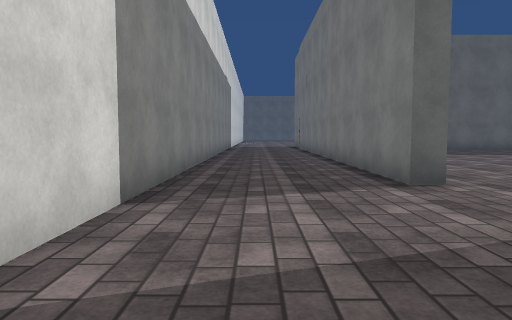
view 1 (above)

24 first-person views from a walk through a Unity game level. The camera is 1.3 m above the floor, tilts 4° down and sees 70° across. The floor is counted in squares, 2 m on a side. Each view is taken from the middle of a square. On the plan, view 1 faces up. The plan holds only what a view shows up to about 11 squares ahead; the rest is blank. The place goes on beyond the plan. The player character is not drawn. Door leaves are left out, so doorways stand open. Surface patterns are stand-ins for the level's own textures.

view 2
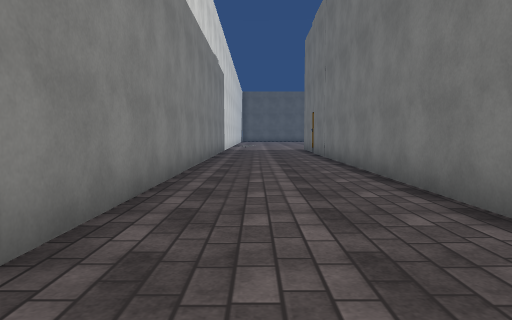

view 3
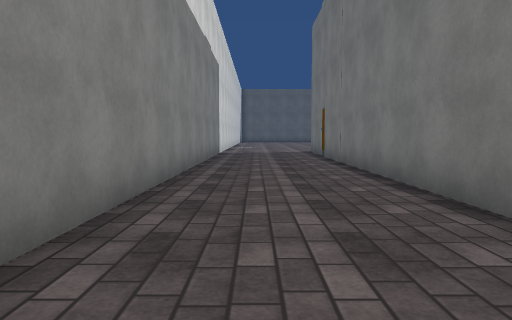

view 4
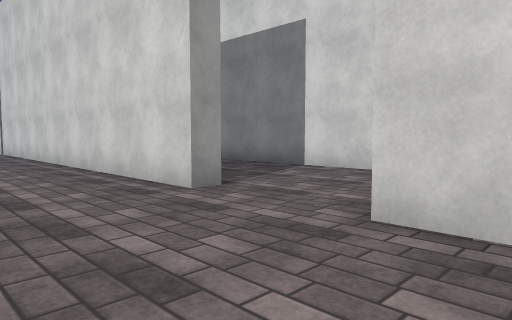

view 5
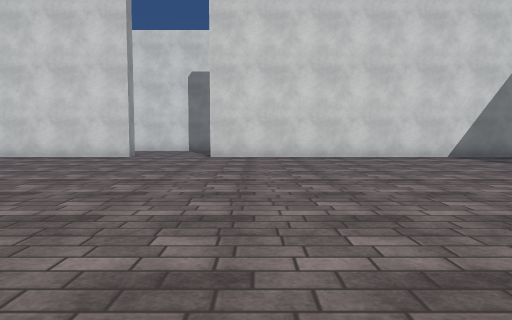

view 6
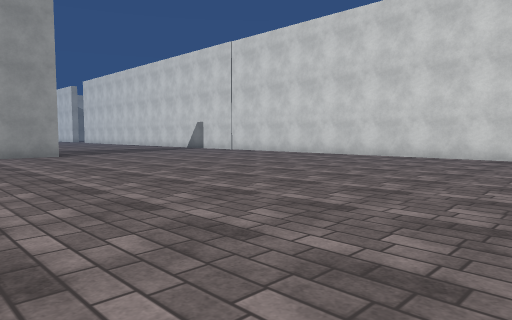

view 7
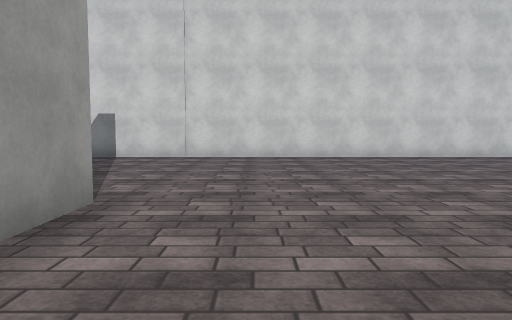

view 8
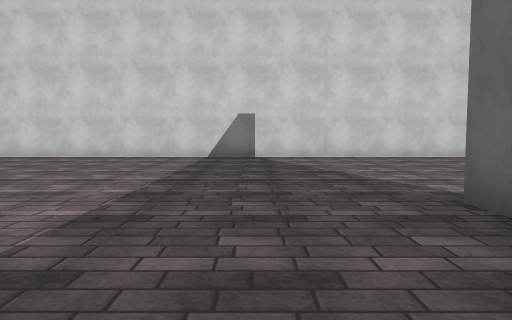

view 9
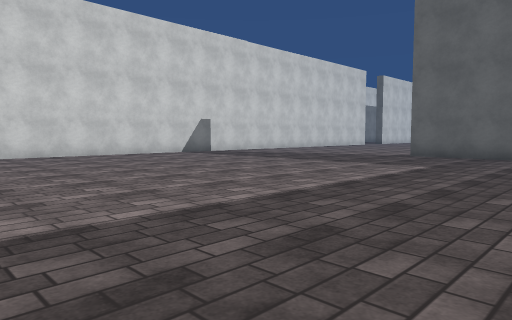

view 10
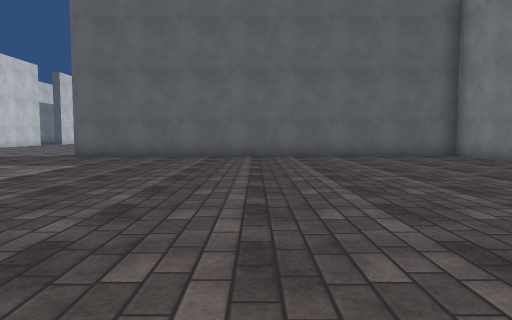

view 11
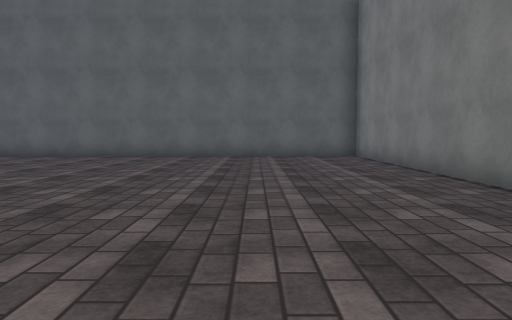

view 12
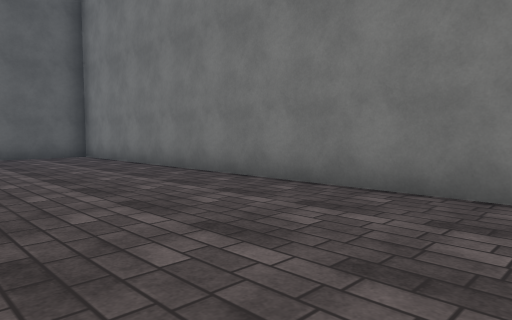

view 13
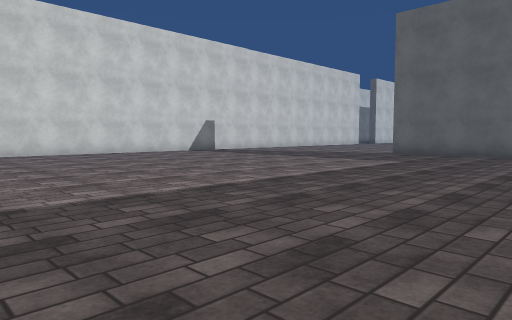

view 14
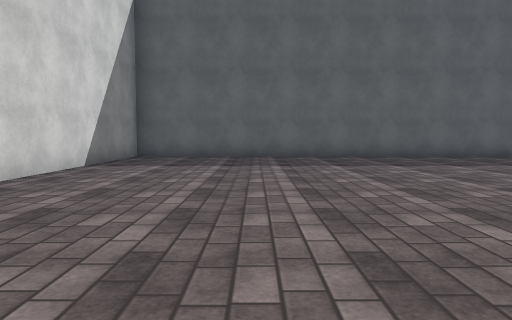

view 15
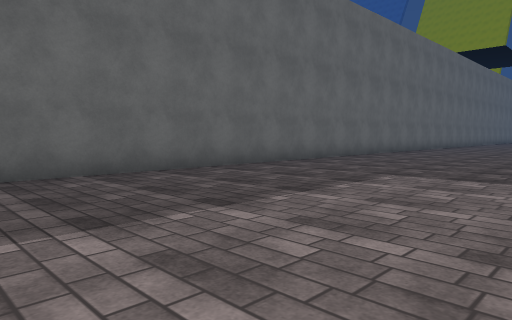

view 16
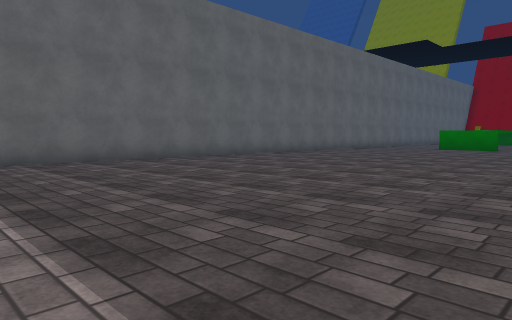

view 17
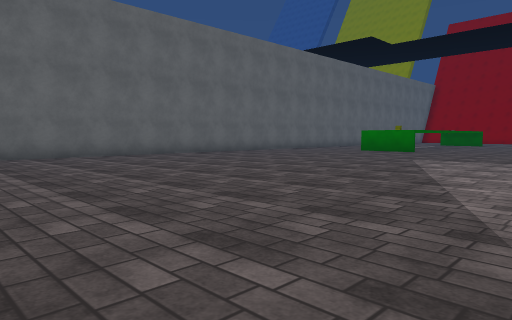

view 18
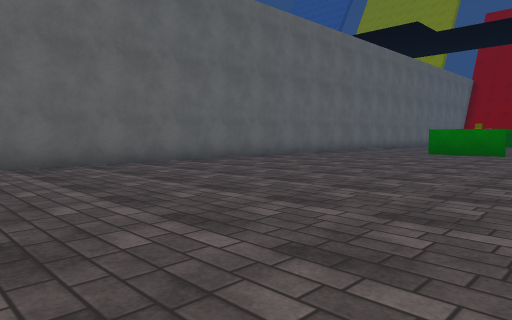

view 19
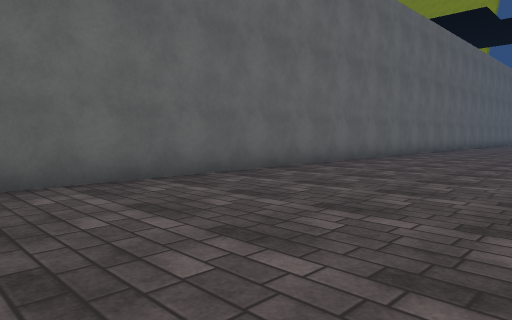

view 20
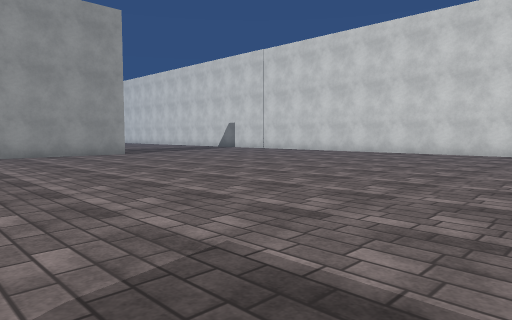

view 21
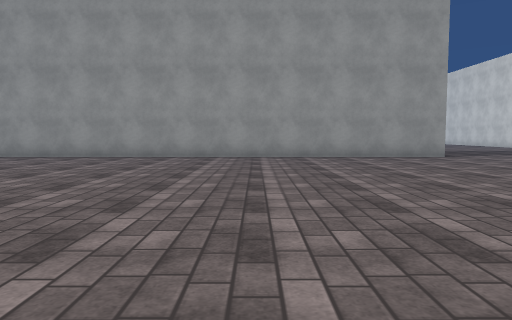

view 22
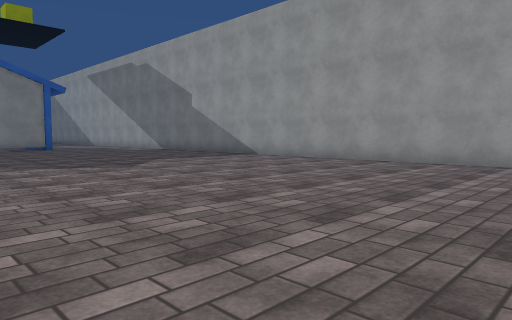

view 23
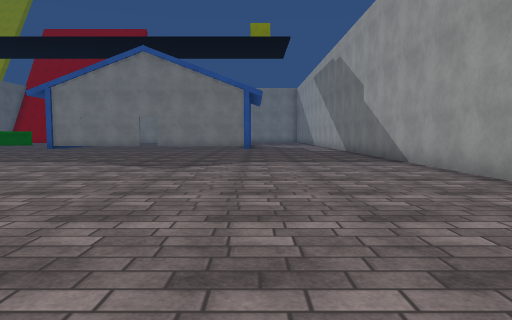

view 24
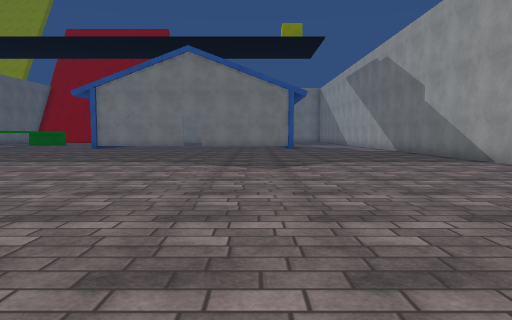

### Floor plan
Points are (right, up) in squares from view 1. A wall is a line through its corners. A room is listed if a view was taken in it or the views show most of it. See-through windows are left out.
Room 1 (views 1, 2, 3)
walls: (1.9, 2.3) (2.4, 2.3); (2.4, 4.7) (2, 4.7) (2, 16.5); (-1.3, 16.9) (-1.3, -1.6)
ways out: opening at (2, 3.5) to room 2
Room 2 (views 4, 5, 6, 7, 8, 9, 10, 11, 12, 13, 14, 15, 16, 17, 18, 19, 20, 21, 22, 23, 24)
walls: (9.5, -7.6) (28.1, -7.6); (2.4, 2.3) (2.4, -17.9); (21, -18.4) (21, -8) (9.5, -8); (27.8, 14.9) (2.4, 14.9) (2.4, 4.7)
ways out: opening at (2, 3.5) to room 1

Positions as (right, up) in squares from view 1, and headings:
1: (0, 0), facing up
2: (0, 4), facing up
3: (0, 6), facing up
4: (5, 6), facing down-left
5: (13, 6), facing left
6: (13, 4), facing down-left
7: (13, -6), facing left
8: (13, -10), facing left
9: (14, -19), facing up-left
10: (15, -19), facing up
11: (18, -19), facing up
12: (17, -19), facing up-right
13: (15, -20), facing up-left
14: (6, 4), facing up
15: (8, 9), facing up-right
16: (13, 6), facing up-right
17: (16, 4), facing up-right
18: (17, 7), facing up-right
19: (17, 10), facing up-right
20: (15, 4), facing down-left
21: (15, 3), facing down
22: (17, 1), facing down-right
23: (17, -4), facing right
24: (17, -2), facing right
